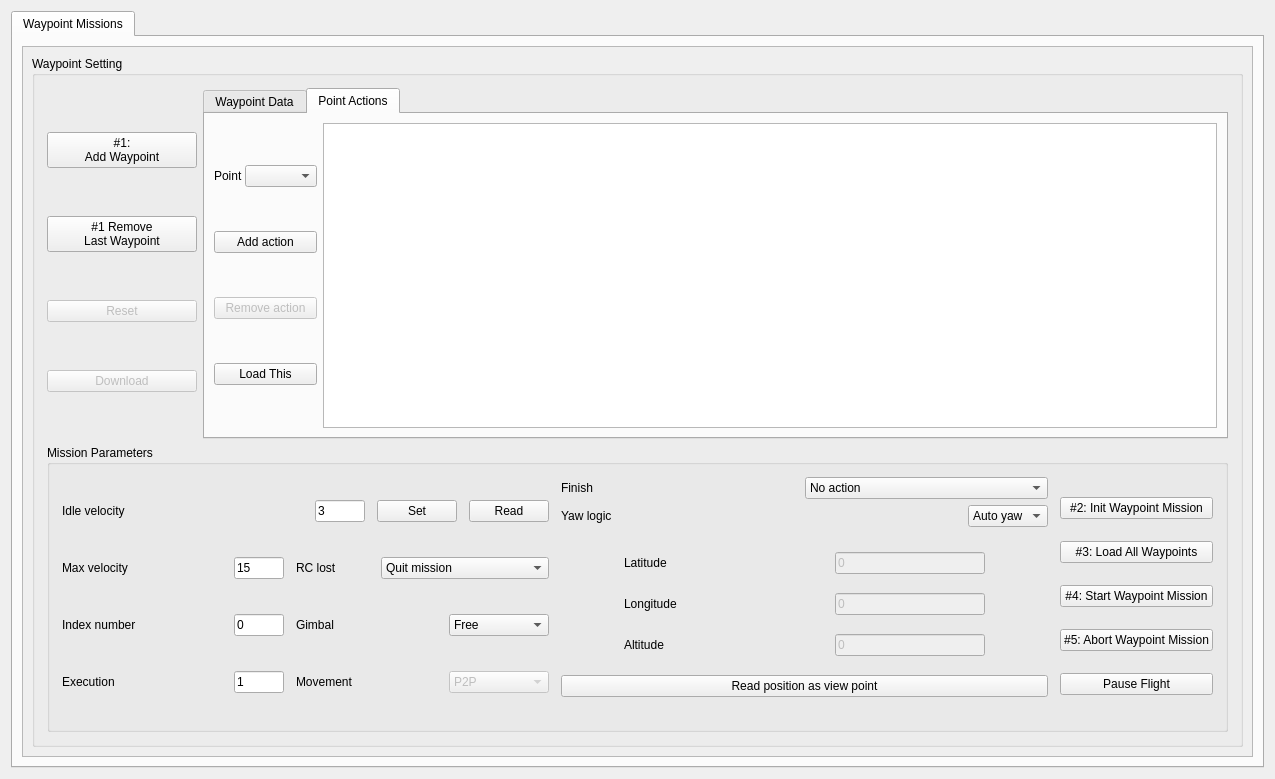
<?xml version="1.0" encoding="UTF-8"?>
<ui version="4.0">
 <class>MissionWidget</class>
 <widget class="QWidget" name="MissionWidget">
  <property name="geometry">
   <rect>
    <x>0</x>
    <y>0</y>
    <width>1275</width>
    <height>779</height>
   </rect>
  </property>
  <property name="windowTitle">
   <string>Form</string>
  </property>
  <layout class="QVBoxLayout" name="verticalLayout">
   <item>
    <widget class="QTabWidget" name="tabWidget">
     <property name="currentIndex">
      <number>0</number>
     </property>
     <widget class="QWidget" name="Waypoints">
      <attribute name="title">
       <string>Waypoint Missions</string>
      </attribute>
      <layout class="QGridLayout" name="gridLayout_3">
       <item row="0" column="0">
        <widget class="QScrollArea" name="scrollArea">
         <property name="widgetResizable">
          <bool>true</bool>
         </property>
         <widget class="QWidget" name="scrollAreaWidgetContents">
          <property name="geometry">
           <rect>
            <x>0</x>
            <y>0</y>
            <width>1197</width>
            <height>654</height>
           </rect>
          </property>
          <layout class="QHBoxLayout" name="horizontalLayout_8">
           <item>
            <widget class="QGroupBox" name="gb_wp">
             <property name="enabled">
              <bool>true</bool>
             </property>
             <property name="minimumSize">
              <size>
               <width>1161</width>
               <height>618</height>
              </size>
             </property>
             <property name="title">
              <string>Waypoint Setting</string>
             </property>
             <layout class="QGridLayout" name="gridLayout_2">
              <property name="leftMargin">
               <number>12</number>
              </property>
              <property name="topMargin">
               <number>12</number>
              </property>
              <property name="rightMargin">
               <number>12</number>
              </property>
              <property name="bottomMargin">
               <number>12</number>
              </property>
              <property name="spacing">
               <number>6</number>
              </property>
              <item row="0" column="0">
               <layout class="QVBoxLayout" name="verticalLayout_7">
                <property name="spacing">
                 <number>4</number>
                </property>
                <item>
                 <widget class="QPushButton" name="btn_waypoint_add">
                  <property name="text">
                   <string>#1: 
Add Waypoint</string>
                  </property>
                 </widget>
                </item>
                <item>
                 <widget class="QPushButton" name="btn_waypoint_remove">
                  <property name="enabled">
                   <bool>true</bool>
                  </property>
                  <property name="text">
                   <string>#1 Remove 
Last Waypoint</string>
                  </property>
                 </widget>
                </item>
                <item>
                 <widget class="QPushButton" name="btn_waypoint_reset">
                  <property name="enabled">
                   <bool>false</bool>
                  </property>
                  <property name="text">
                   <string>Reset</string>
                  </property>
                 </widget>
                </item>
                <item>
                 <widget class="QPushButton" name="btn_waypointDownload">
                  <property name="enabled">
                   <bool>false</bool>
                  </property>
                  <property name="minimumSize">
                   <size>
                    <width>150</width>
                    <height>0</height>
                   </size>
                  </property>
                  <property name="maximumSize">
                   <size>
                    <width>500</width>
                    <height>16777215</height>
                   </size>
                  </property>
                  <property name="text">
                   <string>Download</string>
                  </property>
                 </widget>
                </item>
               </layout>
              </item>
              <item row="0" column="1">
               <widget class="QTabWidget" name="tabWidget_2">
                <property name="currentIndex">
                 <number>1</number>
                </property>
                <widget class="QWidget" name="WyapointData">
                 <attribute name="title">
                  <string>Waypoint Data</string>
                 </attribute>
                 <layout class="QHBoxLayout" name="horizontalLayout_3">
                  <item>
                   <widget class="QTableView" name="tv_waypoint_data">
                    <property name="sortingEnabled">
                     <bool>false</bool>
                    </property>
                   </widget>
                  </item>
                 </layout>
                </widget>
                <widget class="QWidget" name="PointActions">
                 <attribute name="title">
                  <string>Point Actions</string>
                 </attribute>
                 <layout class="QHBoxLayout" name="horizontalLayout_47">
                  <item>
                   <layout class="QVBoxLayout" name="verticalLayout_60">
                    <property name="spacing">
                     <number>2</number>
                    </property>
                    <item>
                     <layout class="QHBoxLayout" name="horizontalLayout_62">
                      <item>
                       <widget class="QLabel" name="label_27">
                        <property name="text">
                         <string>Point</string>
                        </property>
                       </widget>
                      </item>
                      <item>
                       <widget class="QComboBox" name="cb_waypoint_point"/>
                      </item>
                     </layout>
                    </item>
                    <item>
                     <widget class="QPushButton" name="btn_waypoint_action">
                      <property name="text">
                       <string>Add action</string>
                      </property>
                     </widget>
                    </item>
                    <item>
                     <widget class="QPushButton" name="btn_waypoint_removeAction">
                      <property name="enabled">
                       <bool>false</bool>
                      </property>
                      <property name="text">
                       <string>Remove action</string>
                      </property>
                     </widget>
                    </item>
                    <item>
                     <widget class="QPushButton" name="btn_wp_loadOne">
                      <property name="text">
                       <string>Load This</string>
                      </property>
                     </widget>
                    </item>
                   </layout>
                  </item>
                  <item>
                   <widget class="QTableView" name="tv_waypoint_actions"/>
                  </item>
                 </layout>
                </widget>
               </widget>
              </item>
              <item row="1" column="0" colspan="2">
               <widget class="QGroupBox" name="groupBox_256">
                <property name="minimumSize">
                 <size>
                  <width>180</width>
                  <height>287</height>
                 </size>
                </property>
                <property name="title">
                 <string>Mission Parameters</string>
                </property>
                <layout class="QHBoxLayout" name="horizontalLayout_2">
                 <property name="spacing">
                  <number>12</number>
                 </property>
                 <property name="leftMargin">
                  <number>12</number>
                 </property>
                 <property name="topMargin">
                  <number>12</number>
                 </property>
                 <property name="rightMargin">
                  <number>12</number>
                 </property>
                 <property name="bottomMargin">
                  <number>12</number>
                 </property>
                 <item>
                  <layout class="QGridLayout" name="gridLayout">
                   <item row="0" column="0" colspan="2">
                    <layout class="QHBoxLayout" name="horizontalLayout">
                     <item>
                      <layout class="QHBoxLayout" name="horizontalLayout_59">
                       <item>
                        <widget class="QLabel" name="label_44">
                         <property name="minimumSize">
                          <size>
                           <width>0</width>
                           <height>0</height>
                          </size>
                         </property>
                         <property name="text">
                          <string>Idle velocity</string>
                         </property>
                         <property name="alignment">
                          <set>Qt::AlignLeading|Qt::AlignLeft|Qt::AlignVCenter</set>
                         </property>
                        </widget>
                       </item>
                       <item>
                        <widget class="QLineEdit" name="le_wp_iv">
                         <property name="minimumSize">
                          <size>
                           <width>50</width>
                           <height>0</height>
                          </size>
                         </property>
                         <property name="maximumSize">
                          <size>
                           <width>50</width>
                           <height>16777215</height>
                          </size>
                         </property>
                         <property name="text">
                          <string>3</string>
                         </property>
                        </widget>
                       </item>
                      </layout>
                     </item>
                     <item>
                      <widget class="QPushButton" name="btn_wp_ivset">
                       <property name="minimumSize">
                        <size>
                         <width>80</width>
                         <height>0</height>
                        </size>
                       </property>
                       <property name="maximumSize">
                        <size>
                         <width>80</width>
                         <height>16777215</height>
                        </size>
                       </property>
                       <property name="text">
                        <string>Set</string>
                       </property>
                      </widget>
                     </item>
                     <item>
                      <widget class="QPushButton" name="btn_wp_ivRead">
                       <property name="minimumSize">
                        <size>
                         <width>80</width>
                         <height>0</height>
                        </size>
                       </property>
                       <property name="maximumSize">
                        <size>
                         <width>80</width>
                         <height>16777215</height>
                        </size>
                       </property>
                       <property name="text">
                        <string>Read</string>
                       </property>
                      </widget>
                     </item>
                    </layout>
                   </item>
                   <item row="1" column="0">
                    <layout class="QHBoxLayout" name="horizontalLayout_122">
                     <item>
                      <widget class="QLabel" name="label_43">
                       <property name="minimumSize">
                        <size>
                         <width>147</width>
                         <height>0</height>
                        </size>
                       </property>
                       <property name="text">
                        <string>Max velocity</string>
                       </property>
                       <property name="alignment">
                        <set>Qt::AlignLeading|Qt::AlignLeft|Qt::AlignVCenter</set>
                       </property>
                      </widget>
                     </item>
                     <item>
                      <widget class="QLineEdit" name="le_wp_mv">
                       <property name="minimumSize">
                        <size>
                         <width>50</width>
                         <height>0</height>
                        </size>
                       </property>
                       <property name="maximumSize">
                        <size>
                         <width>50</width>
                         <height>16777215</height>
                        </size>
                       </property>
                       <property name="text">
                        <string>15</string>
                       </property>
                      </widget>
                     </item>
                    </layout>
                   </item>
                   <item row="1" column="1">
                    <layout class="QHBoxLayout" name="horizontalLayout_128">
                     <property name="spacing">
                      <number>6</number>
                     </property>
                     <item>
                      <widget class="QLabel" name="label_46">
                       <property name="minimumSize">
                        <size>
                         <width>79</width>
                         <height>0</height>
                        </size>
                       </property>
                       <property name="maximumSize">
                        <size>
                         <width>16777215</width>
                         <height>25</height>
                        </size>
                       </property>
                       <property name="text">
                        <string>RC lost</string>
                       </property>
                       <property name="alignment">
                        <set>Qt::AlignLeading|Qt::AlignLeft|Qt::AlignVCenter</set>
                       </property>
                      </widget>
                     </item>
                     <item>
                      <widget class="QComboBox" name="cb_wp_rcl">
                       <property name="minimumSize">
                        <size>
                         <width>168</width>
                         <height>0</height>
                        </size>
                       </property>
                       <item>
                        <property name="text">
                         <string>Quit mission</string>
                        </property>
                       </item>
                       <item>
                        <property name="text">
                         <string>Keep going</string>
                        </property>
                       </item>
                      </widget>
                     </item>
                    </layout>
                   </item>
                   <item row="2" column="0">
                    <layout class="QHBoxLayout" name="horizontalLayout_121">
                     <item>
                      <widget class="QLabel" name="label_28">
                       <property name="text">
                        <string>Index number</string>
                       </property>
                       <property name="alignment">
                        <set>Qt::AlignLeading|Qt::AlignLeft|Qt::AlignVCenter</set>
                       </property>
                      </widget>
                     </item>
                     <item>
                      <widget class="QLineEdit" name="le_waypoint_number">
                       <property name="minimumSize">
                        <size>
                         <width>50</width>
                         <height>0</height>
                        </size>
                       </property>
                       <property name="maximumSize">
                        <size>
                         <width>50</width>
                         <height>16777215</height>
                        </size>
                       </property>
                       <property name="text">
                        <string>0</string>
                       </property>
                      </widget>
                     </item>
                    </layout>
                   </item>
                   <item row="2" column="1">
                    <layout class="QHBoxLayout" name="horizontalLayout_129">
                     <item>
                      <widget class="QLabel" name="label_52">
                       <property name="maximumSize">
                        <size>
                         <width>16777215</width>
                         <height>25</height>
                        </size>
                       </property>
                       <property name="text">
                        <string>Gimbal</string>
                       </property>
                       <property name="alignment">
                        <set>Qt::AlignLeading|Qt::AlignLeft|Qt::AlignVCenter</set>
                       </property>
                      </widget>
                     </item>
                     <item>
                      <widget class="QComboBox" name="cb_wp_gb">
                       <property name="minimumSize">
                        <size>
                         <width>100</width>
                         <height>0</height>
                        </size>
                       </property>
                       <property name="maximumSize">
                        <size>
                         <width>100</width>
                         <height>16777215</height>
                        </size>
                       </property>
                       <item>
                        <property name="text">
                         <string>Free</string>
                        </property>
                       </item>
                       <item>
                        <property name="text">
                         <string>Auto</string>
                        </property>
                       </item>
                      </widget>
                     </item>
                    </layout>
                   </item>
                   <item row="3" column="0">
                    <layout class="QHBoxLayout" name="horizontalLayout_135">
                     <item>
                      <widget class="QLabel" name="label_78">
                       <property name="text">
                        <string>Execution</string>
                       </property>
                       <property name="alignment">
                        <set>Qt::AlignLeading|Qt::AlignLeft|Qt::AlignVCenter</set>
                       </property>
                      </widget>
                     </item>
                     <item>
                      <widget class="QLineEdit" name="le_wp_exec">
                       <property name="minimumSize">
                        <size>
                         <width>50</width>
                         <height>0</height>
                        </size>
                       </property>
                       <property name="maximumSize">
                        <size>
                         <width>50</width>
                         <height>16777215</height>
                        </size>
                       </property>
                       <property name="text">
                        <string>1</string>
                       </property>
                      </widget>
                     </item>
                    </layout>
                   </item>
                   <item row="3" column="1">
                    <layout class="QHBoxLayout" name="horizontalLayout_131">
                     <item>
                      <widget class="QLabel" name="label_76">
                       <property name="maximumSize">
                        <size>
                         <width>16777215</width>
                         <height>25</height>
                        </size>
                       </property>
                       <property name="text">
                        <string>Movement</string>
                       </property>
                       <property name="alignment">
                        <set>Qt::AlignLeading|Qt::AlignLeft|Qt::AlignVCenter</set>
                       </property>
                      </widget>
                     </item>
                     <item>
                      <widget class="QComboBox" name="cb_wp_mov">
                       <property name="enabled">
                        <bool>false</bool>
                       </property>
                       <property name="minimumSize">
                        <size>
                         <width>100</width>
                         <height>0</height>
                        </size>
                       </property>
                       <property name="maximumSize">
                        <size>
                         <width>100</width>
                         <height>16777215</height>
                        </size>
                       </property>
                       <item>
                        <property name="text">
                         <string>P2P</string>
                        </property>
                       </item>
                       <item>
                        <property name="text">
                         <string>Reserved</string>
                        </property>
                       </item>
                      </widget>
                     </item>
                    </layout>
                   </item>
                  </layout>
                 </item>
                 <item>
                  <widget class="QFrame" name="frame50">
                   <property name="minimumSize">
                    <size>
                     <width>251</width>
                     <height>0</height>
                    </size>
                   </property>
                   <layout class="QVBoxLayout" name="verticalLayout_2">
                    <property name="spacing">
                     <number>6</number>
                    </property>
                    <property name="leftMargin">
                     <number>0</number>
                    </property>
                    <property name="topMargin">
                     <number>0</number>
                    </property>
                    <property name="rightMargin">
                     <number>0</number>
                    </property>
                    <property name="bottomMargin">
                     <number>0</number>
                    </property>
                    <item>
                     <layout class="QHBoxLayout" name="horizontalLayout_134">
                      <property name="spacing">
                       <number>0</number>
                      </property>
                      <item>
                       <widget class="QLabel" name="label_77">
                        <property name="maximumSize">
                         <size>
                          <width>16777215</width>
                          <height>25</height>
                         </size>
                        </property>
                        <property name="text">
                         <string>Finish</string>
                        </property>
                        <property name="alignment">
                         <set>Qt::AlignLeading|Qt::AlignLeft|Qt::AlignVCenter</set>
                        </property>
                       </widget>
                      </item>
                      <item>
                       <widget class="QComboBox" name="cb_wp_fa">
                        <property name="minimumSize">
                         <size>
                          <width>80</width>
                          <height>0</height>
                         </size>
                        </property>
                        <item>
                         <property name="text">
                          <string>No action</string>
                         </property>
                        </item>
                        <item>
                         <property name="text">
                          <string>Go home</string>
                         </property>
                        </item>
                        <item>
                         <property name="text">
                          <string>Landing</string>
                         </property>
                        </item>
                        <item>
                         <property name="text">
                          <string>To first point</string>
                         </property>
                        </item>
                       </widget>
                      </item>
                     </layout>
                    </item>
                    <item>
                     <layout class="QHBoxLayout" name="horizontalLayout_4">
                      <item>
                       <widget class="QLabel" name="label_75">
                        <property name="maximumSize">
                         <size>
                          <width>16777215</width>
                          <height>25</height>
                         </size>
                        </property>
                        <property name="text">
                         <string>Yaw logic</string>
                        </property>
                        <property name="alignment">
                         <set>Qt::AlignLeading|Qt::AlignLeft|Qt::AlignVCenter</set>
                        </property>
                       </widget>
                      </item>
                      <item>
                       <widget class="QComboBox" name="cb_wp_yaw">
                        <property name="minimumSize">
                         <size>
                          <width>80</width>
                          <height>0</height>
                         </size>
                        </property>
                        <property name="maximumSize">
                         <size>
                          <width>80</width>
                          <height>16777215</height>
                         </size>
                        </property>
                        <item>
                         <property name="text">
                          <string>Auto yaw</string>
                         </property>
                        </item>
                        <item>
                         <property name="text">
                          <string>No yaw</string>
                         </property>
                        </item>
                        <item>
                         <property name="text">
                          <string>RC yaw</string>
                         </property>
                        </item>
                        <item>
                         <property name="text">
                          <string>Waypoint</string>
                         </property>
                        </item>
                       </widget>
                      </item>
                     </layout>
                    </item>
                    <item>
                     <widget class="QFrame" name="frame51">
                      <property name="minimumSize">
                       <size>
                        <width>0</width>
                        <height>0</height>
                       </size>
                      </property>
                      <layout class="QVBoxLayout" name="verticalLayout_3">
                       <property name="spacing">
                        <number>0</number>
                       </property>
                       <property name="leftMargin">
                        <number>0</number>
                       </property>
                       <property name="topMargin">
                        <number>0</number>
                       </property>
                       <property name="rightMargin">
                        <number>0</number>
                       </property>
                       <property name="bottomMargin">
                        <number>0</number>
                       </property>
                       <item>
                        <layout class="QHBoxLayout" name="horizontalLayout_5">
                         <property name="spacing">
                          <number>48</number>
                         </property>
                         <item>
                          <widget class="QLabel" name="label_66">
                           <property name="maximumSize">
                            <size>
                             <width>100</width>
                             <height>16777215</height>
                            </size>
                           </property>
                           <property name="text">
                            <string>Latitude </string>
                           </property>
                           <property name="alignment">
                            <set>Qt::AlignLeading|Qt::AlignLeft|Qt::AlignVCenter</set>
                           </property>
                          </widget>
                         </item>
                         <item>
                          <widget class="QLineEdit" name="le_wp_la">
                           <property name="enabled">
                            <bool>false</bool>
                           </property>
                           <property name="maximumSize">
                            <size>
                             <width>150</width>
                             <height>16777215</height>
                            </size>
                           </property>
                           <property name="text">
                            <string>0</string>
                           </property>
                          </widget>
                         </item>
                        </layout>
                       </item>
                       <item>
                        <layout class="QHBoxLayout" name="horizontalLayout_6">
                         <property name="spacing">
                          <number>48</number>
                         </property>
                         <item>
                          <widget class="QLabel" name="label_74">
                           <property name="maximumSize">
                            <size>
                             <width>100</width>
                             <height>16777215</height>
                            </size>
                           </property>
                           <property name="text">
                            <string>Longitude</string>
                           </property>
                           <property name="alignment">
                            <set>Qt::AlignLeading|Qt::AlignLeft|Qt::AlignVCenter</set>
                           </property>
                          </widget>
                         </item>
                         <item>
                          <widget class="QLineEdit" name="le_wp_lo">
                           <property name="enabled">
                            <bool>false</bool>
                           </property>
                           <property name="maximumSize">
                            <size>
                             <width>150</width>
                             <height>16777215</height>
                            </size>
                           </property>
                           <property name="text">
                            <string>0</string>
                           </property>
                          </widget>
                         </item>
                        </layout>
                       </item>
                       <item>
                        <layout class="QHBoxLayout" name="horizontalLayout_7">
                         <property name="spacing">
                          <number>48</number>
                         </property>
                         <item>
                          <widget class="QLabel" name="label_63">
                           <property name="maximumSize">
                            <size>
                             <width>100</width>
                             <height>16777215</height>
                            </size>
                           </property>
                           <property name="text">
                            <string>Altitude </string>
                           </property>
                           <property name="alignment">
                            <set>Qt::AlignLeading|Qt::AlignLeft|Qt::AlignVCenter</set>
                           </property>
                          </widget>
                         </item>
                         <item>
                          <widget class="QLineEdit" name="le_wp_al">
                           <property name="enabled">
                            <bool>false</bool>
                           </property>
                           <property name="maximumSize">
                            <size>
                             <width>150</width>
                             <height>16777215</height>
                            </size>
                           </property>
                           <property name="text">
                            <string>0</string>
                           </property>
                          </widget>
                         </item>
                        </layout>
                       </item>
                       <item>
                        <widget class="QPushButton" name="btn_waypoint_viewPoint">
                         <property name="minimumSize">
                          <size>
                           <width>150</width>
                           <height>0</height>
                          </size>
                         </property>
                         <property name="text">
                          <string>Read position as view point</string>
                         </property>
                        </widget>
                       </item>
                      </layout>
                     </widget>
                    </item>
                   </layout>
                  </widget>
                 </item>
                 <item>
                  <layout class="QVBoxLayout" name="verticalLayout_9">
                   <property name="spacing">
                    <number>2</number>
                   </property>
                   <item>
                    <widget class="QPushButton" name="btn_waypoint_init">
                     <property name="minimumSize">
                      <size>
                       <width>150</width>
                       <height>0</height>
                      </size>
                     </property>
                     <property name="text">
                      <string>#2: Init Waypoint Mission</string>
                     </property>
                    </widget>
                   </item>
                   <item>
                    <widget class="QPushButton" name="btn_wp_loadAll">
                     <property name="text">
                      <string>#3: Load All Waypoints</string>
                     </property>
                    </widget>
                   </item>
                   <item>
                    <widget class="QPushButton" name="btn_wp_start_stop">
                     <property name="text">
                      <string>#4: Start Waypoint Mission</string>
                     </property>
                     <property name="checkable">
                      <bool>true</bool>
                     </property>
                    </widget>
                   </item>
                   <item>
                    <widget class="QPushButton" name="btn_AbortWaypoint">
                     <property name="text">
                      <string>#5: Abort Waypoint Mission</string>
                     </property>
                    </widget>
                   </item>
                   <item>
                    <widget class="QPushButton" name="btn_wp_pr">
                     <property name="text">
                      <string>Pause Flight</string>
                     </property>
                     <property name="checkable">
                      <bool>true</bool>
                     </property>
                    </widget>
                   </item>
                  </layout>
                 </item>
                </layout>
               </widget>
              </item>
             </layout>
            </widget>
           </item>
          </layout>
         </widget>
        </widget>
       </item>
      </layout>
     </widget>
    </widget>
   </item>
  </layout>
 </widget>
 <resources/>
 <connections/>
</ui>
